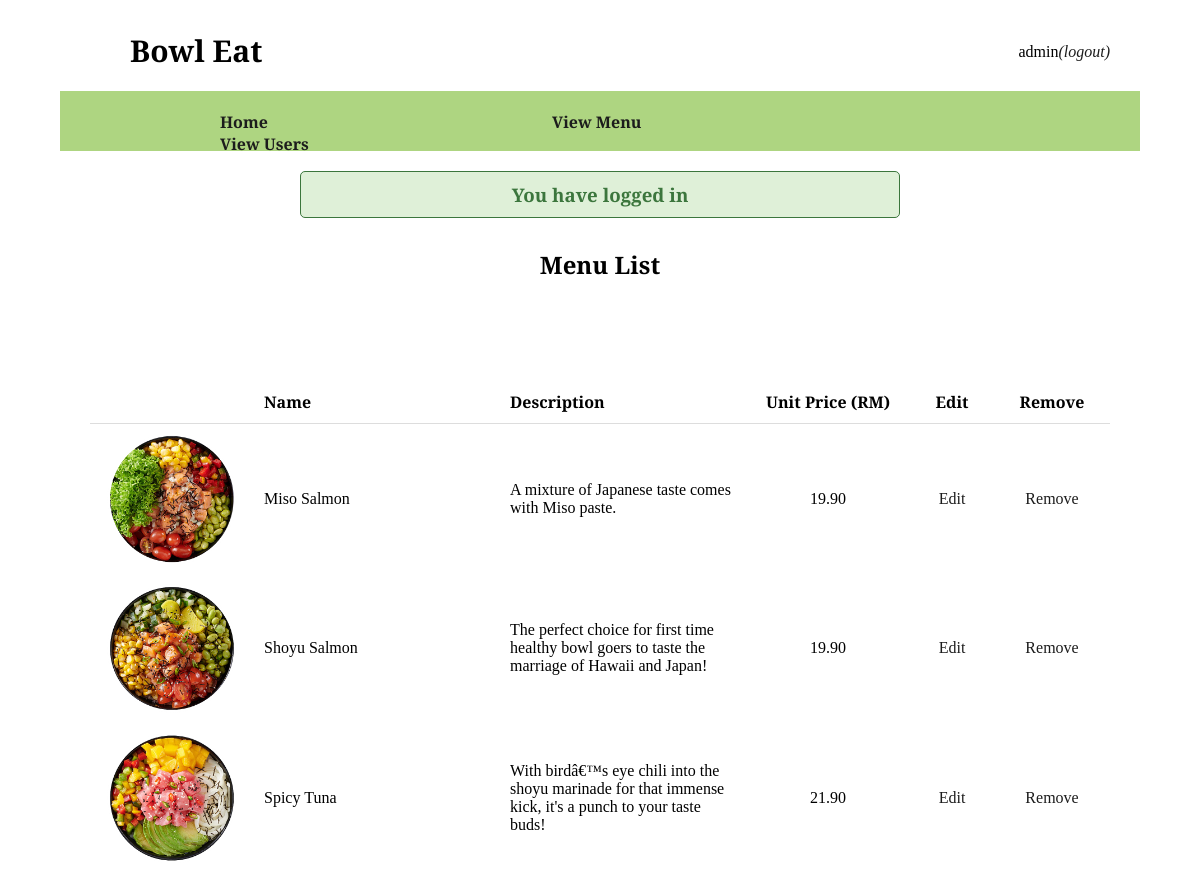
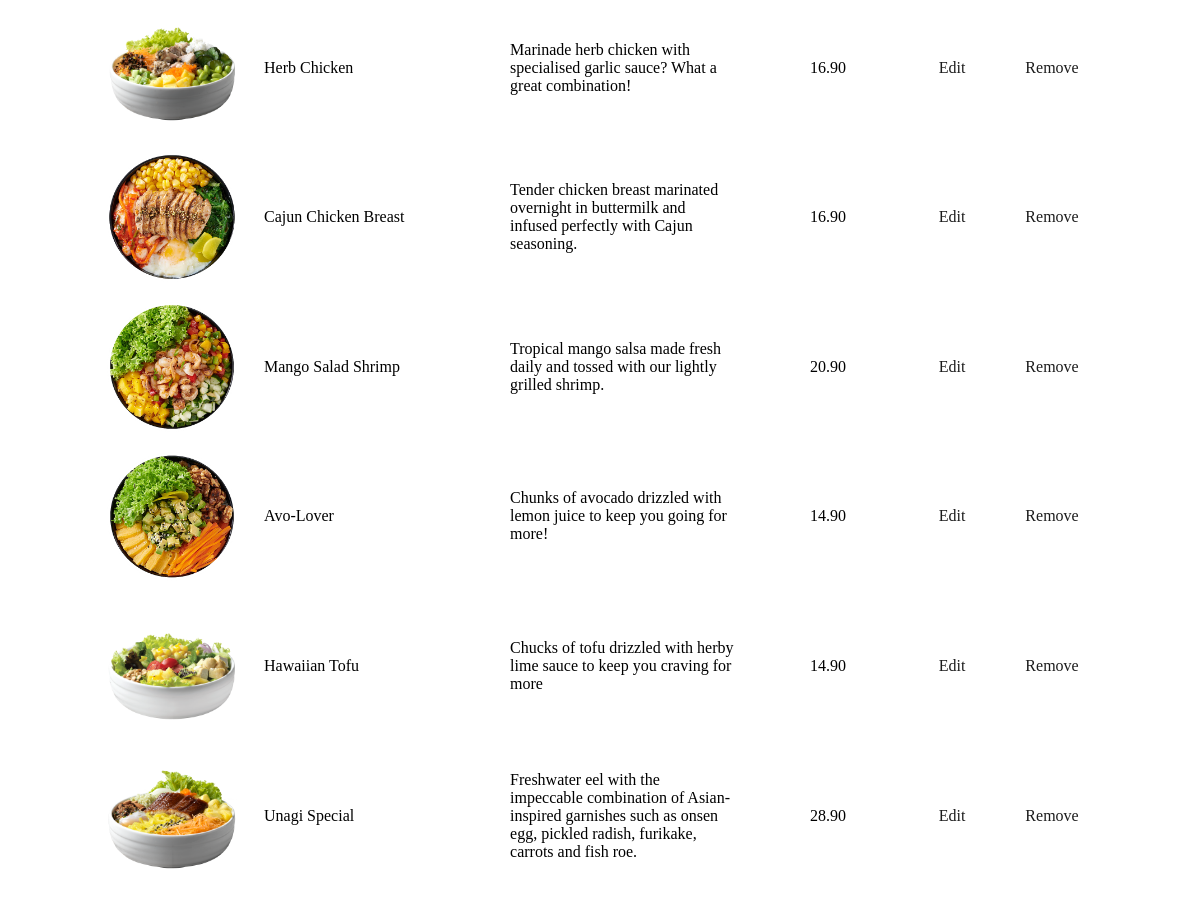
Screenshot of /admin/view_menu.php (signed in) with the database file from the repository (2 pictures, top to bottom).
### tables this page shows
CREATE TABLE `products` (
  `id` int(10) NOT NULL,
  `product_id` int(5) NOT NULL,
  `category_id` int(10) NOT NULL,
  `name` varchar(100) NOT NULL,
  `description` text NOT NULL,
  `price` double(8,2) NOT NULL,
  `picture` varchar(200) NOT NULL
);

### admin/view_menu.php (the view, shortened to what this page needs)
<?php
    include('../admin/admin_header.php');
    $query  = "SELECT * FROM products ORDER BY id ASC";
    $result = mysqli_query($db,$query);
?>
<head>
    <link rel="stylesheet" href="../style.css?v=<?php echo time(); ?>" type="text/css">
</head>
<body>
    <div class="title">
        <h2>Menu List</h2>
    </div>
    <div class="menu_list">
        <table class="menu_table" cellpadding="5" cellspacing="0">
            <tr>
                <th style="text-align:center;" width="10%"></th>
                <th style="text-align:left;" width="15%">Name</th>
                <th style="text-align:left;" width="15%">Description</th>
                <th style="text-align:center;" width="10%">Unit Price (RM)</th>
                <th style="text-align:center;" width="5%">Edit</th>
                <th style="text-align:center;" width="5%">Remove</th>
            </tr>
            <?php
                while ($row = mysqli_fetch_array($result, MYSQLI_ASSOC)) {
            ?>
                <tr>
                    <td style="text-align:center;"><img src="../<?php echo $row['picture'] ?>"></td>
                    <td style="text-align:left;"><?php echo $row['name']; ?></td>
                    <td style="text-align:left;"><?php echo $row['description']; ?></td>
                    <td style="text-align:center;"><?php echo $row['price']; ?></td>
                    <td style="text-align:center;"><a href="edit_menu.php?id=<?php echo $row['id']; ?>">Edit</a></td>
                    <td style="text-align:center;"><a href="delete_menu.php?id=<?php echo $row['id']; ?>">Remove</a></td>
                </tr>
            <?php
                }
            ?>
        </table>
    </div>
</body>

### admin/admin_header.php (shortened to what this page needs)
<head>
    <link rel="stylesheet" href="../style.css?v=<?php echo time(); ?>" type="text/css">
</head>
<body>
    <header>
        <div class="header_top">
            <label class="logo">Bowl Eat</label>
            <ul class="admin_top_right">
                <?php
                    if (isset($_SESSION['user'])) {
                        echo $_SESSION['user']['username'];
                        echo "<i><a href=../index.php?logout='1'>(logout)</a></i>";
                    }
                ?>
            </ul>
        </div>
        <div class="admin_container">
            <nav>
                <ul class="admin_nav_links">
                    <li><a href="../admin/admin_home.php">Home</a></li>
                    <li><a href="../admin/view_menu.php">View Menu</a></li>
                    <li><a href="../admin/view_users.php">View Users</a></li>
                </ul>
            </nav>
        </div>
    </header>
    <?php if (isset($_SESSION['success'])) : ?>
			<div class="error success" >
				<h3>
					<?php
						echo $_SESSION['success'];
					?>
				</h3>
			</div>
	<?php endif ?>
</body>

### style.css (style rules this page uses)
* { box-sizing: border-box; margin: 0; padding: 0; }
body { font-family: 'Playfair Display', serif; }
li, a { font-size: 16px; color: #1c1c1c; text-decoration: none; }
header { justify-content: space-between; align-items: center; padding: 20px 5%; }
.header_top { padding: 10px 0px 20px; }
.logo { color: #000000; font-size: 30px; font-weight: bold; cursor: pointer; padding: 0px 70px; }
img { vertical-align: middle; }
.error { width: 50%; margin: 0px auto; padding: 10px; border: 1px solid #a94442; color: #a94442; background: #f2dede; border-radius: 5px; text-align: center; }
.success { text-align: center; color: #3c763d; background: #dff0d8; border: 1px solid #3c763d; margin-bottom: 20px; }
table { padding: 30px; width: 90%; margin: 60px; }
th { padding: 10px; border-bottom: 1px solid #ddd; }
td { padding: 10px; }
.admin_top_right { float: right; position: relative; padding: 13px 30px; }
.admin_container nav { background: #AED581; height: 60px; font-weight: bold; }
.admin_nav_links { list-style: none; padding: 20px; }
.admin_nav_links li { display: inline-block; padding: 0px 140px; }
.admin_nav_links li a { transition: all 0.3s ease 0s; }
.title h2 { text-align: center; padding: 10px; }
.menu_table img { width: 90%; }

### rows the page displays
products: picture (picture), name "Miso Salmon", description "A mixture of Japanese taste comes with Miso paste.", price "19.90"
products: picture (picture), name "Shoyu Salmon", description "The perfect choice for first time healthy bowl goers to taste the marriage of Hawaii and Japan!", price "19.90"
products: picture (picture), name "Spicy Tuna", description "With birdâ€™s eye chili into the shoyu marinade for that immense kick, it's a punch to your taste buds!", price "21.90"
products: picture (picture), name "Herb Chicken", description "Marinade herb chicken with specialised garlic sauce? What a great combination!", price "16.90"
products: picture (picture), name "Cajun Chicken Breast", description "Tender chicken breast marinated overnight in buttermilk and infused perfectly with Cajun seasoning.", price "16.90"
products: picture (picture), name "Mango Salad Shrimp", description "Tropical mango salsa made fresh daily and tossed with our lightly grilled shrimp.", price "20.90"
products: picture (picture), name "Avo-Lover", description "Chunks of avocado drizzled with lemon juice to keep you going for more!", price "14.90"
products: picture (picture), name "Hawaiian Tofu", description "Chucks of tofu drizzled with herby lime sauce to keep you craving for more", price "14.90"
products: picture (picture), name "Unagi Special", description "Freshwater eel with the impeccable combination of Asian-inspired garnishes such as onsen egg, pickled radish, furikake, carrots and fish roe.", price "28.90"

### other values shown
$_SESSION['user']['username'] "admin"
$_SESSION['success'] "You have logged in"
